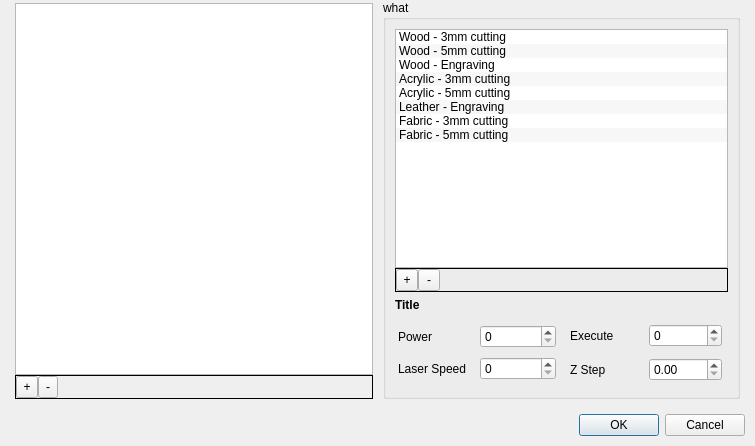
<?xml version="1.0" encoding="UTF-8"?>
<ui version="4.0">
 <class>PresetManager</class>
 <widget class="QDialog" name="PresetManager">
  <property name="geometry">
   <rect>
    <x>0</x>
    <y>0</y>
    <width>755</width>
    <height>446</height>
   </rect>
  </property>
  <property name="windowTitle">
   <string>Dialog</string>
  </property>
  <layout class="QVBoxLayout" name="verticalLayout">
   <property name="spacing">
    <number>10</number>
   </property>
   <property name="leftMargin">
    <number>10</number>
   </property>
   <property name="topMargin">
    <number>0</number>
   </property>
   <property name="rightMargin">
    <number>10</number>
   </property>
   <property name="bottomMargin">
    <number>10</number>
   </property>
   <item>
    <layout class="QHBoxLayout" name="presetManagerLayout">
     <property name="leftMargin">
      <number>5</number>
     </property>
     <property name="topMargin">
      <number>0</number>
     </property>
     <property name="rightMargin">
      <number>5</number>
     </property>
     <property name="bottomMargin">
      <number>5</number>
     </property>
     <item>
      <layout class="QVBoxLayout" name="verticalLayout_3">
       <property name="spacing">
        <number>0</number>
       </property>
       <property name="leftMargin">
        <number>0</number>
       </property>
       <property name="topMargin">
        <number>3</number>
       </property>
       <property name="bottomMargin">
        <number>0</number>
       </property>
       <item>
        <widget class="QListWidget" name="listWidget"/>
       </item>
       <item>
        <widget class="QFrame" name="paramSettingsListControl">
         <property name="minimumSize">
          <size>
           <width>0</width>
           <height>0</height>
          </size>
         </property>
         <property name="frameShape">
          <enum>QFrame::Panel</enum>
         </property>
         <layout class="QHBoxLayout" name="horizontalLayout_4">
          <property name="spacing">
           <number>0</number>
          </property>
          <property name="leftMargin">
           <number>0</number>
          </property>
          <property name="topMargin">
           <number>0</number>
          </property>
          <property name="rightMargin">
           <number>0</number>
          </property>
          <property name="bottomMargin">
           <number>0</number>
          </property>
          <item>
           <widget class="QToolButton" name="addParamSettingsBtn">
            <property name="sizePolicy">
             <sizepolicy hsizetype="Preferred" vsizetype="Preferred">
              <horstretch>0</horstretch>
              <verstretch>0</verstretch>
             </sizepolicy>
            </property>
            <property name="minimumSize">
             <size>
              <width>22</width>
              <height>22</height>
             </size>
            </property>
            <property name="text">
             <string>+</string>
            </property>
           </widget>
          </item>
          <item>
           <widget class="QToolButton" name="removeParamSettingsBtn">
            <property name="sizePolicy">
             <sizepolicy hsizetype="Preferred" vsizetype="Preferred">
              <horstretch>0</horstretch>
              <verstretch>0</verstretch>
             </sizepolicy>
            </property>
            <property name="minimumSize">
             <size>
              <width>20</width>
              <height>20</height>
             </size>
            </property>
            <property name="text">
             <string>-</string>
            </property>
           </widget>
          </item>
          <item>
           <spacer name="horizontalSpacer_2">
            <property name="orientation">
             <enum>Qt::Horizontal</enum>
            </property>
            <property name="sizeHint" stdset="0">
             <size>
              <width>305</width>
              <height>20</height>
             </size>
            </property>
           </spacer>
          </item>
         </layout>
        </widget>
       </item>
      </layout>
     </item>
     <item>
      <widget class="QGroupBox" name="groupBox">
       <property name="title">
        <string notr="true">what</string>
       </property>
       <property name="flat">
        <bool>false</bool>
       </property>
       <layout class="QVBoxLayout" name="verticalLayout_4" stretch="0,0,0">
        <property name="topMargin">
         <number>9</number>
        </property>
        <item>
         <widget class="QFrame" name="frame">
          <property name="frameShape">
           <enum>QFrame::NoFrame</enum>
          </property>
          <property name="frameShadow">
           <enum>QFrame::Raised</enum>
          </property>
          <layout class="QVBoxLayout" name="verticalLayout_2">
           <property name="spacing">
            <number>0</number>
           </property>
           <property name="leftMargin">
            <number>0</number>
           </property>
           <property name="topMargin">
            <number>0</number>
           </property>
           <property name="rightMargin">
            <number>0</number>
           </property>
           <property name="bottomMargin">
            <number>0</number>
           </property>
           <item>
            <widget class="QListWidget" name="enabledList">
             <property name="dragEnabled">
              <bool>true</bool>
             </property>
             <property name="dragDropOverwriteMode">
              <bool>false</bool>
             </property>
             <property name="dragDropMode">
              <enum>QAbstractItemView::DragDrop</enum>
             </property>
             <property name="defaultDropAction">
              <enum>Qt::MoveAction</enum>
             </property>
             <property name="alternatingRowColors">
              <bool>true</bool>
             </property>
             <property name="selectionMode">
              <enum>QAbstractItemView::SingleSelection</enum>
             </property>
             <property name="verticalScrollMode">
              <enum>QAbstractItemView::ScrollPerPixel</enum>
             </property>
             <property name="layoutMode">
              <enum>QListView::SinglePass</enum>
             </property>
             <property name="uniformItemSizes">
              <bool>false</bool>
             </property>
             <item>
              <property name="text">
               <string>Wood - 3mm cutting</string>
              </property>
              <property name="flags">
               <set>ItemIsSelectable|ItemIsEditable|ItemIsDragEnabled|ItemIsUserCheckable|ItemIsEnabled</set>
              </property>
             </item>
             <item>
              <property name="text">
               <string>Wood - 5mm cutting</string>
              </property>
              <property name="flags">
               <set>ItemIsSelectable|ItemIsEditable|ItemIsDragEnabled|ItemIsUserCheckable|ItemIsEnabled</set>
              </property>
             </item>
             <item>
              <property name="text">
               <string>Wood - Engraving</string>
              </property>
              <property name="flags">
               <set>ItemIsSelectable|ItemIsEditable|ItemIsDragEnabled|ItemIsUserCheckable|ItemIsEnabled</set>
              </property>
             </item>
             <item>
              <property name="text">
               <string>Acrylic - 3mm cutting</string>
              </property>
              <property name="flags">
               <set>ItemIsSelectable|ItemIsEditable|ItemIsDragEnabled|ItemIsUserCheckable|ItemIsEnabled</set>
              </property>
             </item>
             <item>
              <property name="text">
               <string>Acrylic - 5mm cutting</string>
              </property>
              <property name="flags">
               <set>ItemIsSelectable|ItemIsEditable|ItemIsDragEnabled|ItemIsUserCheckable|ItemIsEnabled</set>
              </property>
             </item>
             <item>
              <property name="text">
               <string>Leather - Engraving</string>
              </property>
              <property name="flags">
               <set>ItemIsSelectable|ItemIsEditable|ItemIsDragEnabled|ItemIsUserCheckable|ItemIsEnabled</set>
              </property>
             </item>
             <item>
              <property name="text">
               <string>Fabric - 3mm cutting</string>
              </property>
             </item>
             <item>
              <property name="text">
               <string>Fabric - 5mm cutting</string>
              </property>
             </item>
            </widget>
           </item>
           <item>
            <widget class="QFrame" name="paramControlBar">
             <property name="frameShape">
              <enum>QFrame::Panel</enum>
             </property>
             <layout class="QHBoxLayout" name="horizontalLayout">
              <property name="spacing">
               <number>0</number>
              </property>
              <property name="leftMargin">
               <number>0</number>
              </property>
              <property name="topMargin">
               <number>0</number>
              </property>
              <property name="rightMargin">
               <number>0</number>
              </property>
              <property name="bottomMargin">
               <number>0</number>
              </property>
              <item>
               <widget class="QToolButton" name="addParamBtn">
                <property name="sizePolicy">
                 <sizepolicy hsizetype="Preferred" vsizetype="Preferred">
                  <horstretch>0</horstretch>
                  <verstretch>0</verstretch>
                 </sizepolicy>
                </property>
                <property name="minimumSize">
                 <size>
                  <width>22</width>
                  <height>22</height>
                 </size>
                </property>
                <property name="text">
                 <string>+</string>
                </property>
               </widget>
              </item>
              <item>
               <widget class="QToolButton" name="removeParamBtn">
                <property name="sizePolicy">
                 <sizepolicy hsizetype="Preferred" vsizetype="Preferred">
                  <horstretch>0</horstretch>
                  <verstretch>0</verstretch>
                 </sizepolicy>
                </property>
                <property name="minimumSize">
                 <size>
                  <width>22</width>
                  <height>22</height>
                 </size>
                </property>
                <property name="text">
                 <string>-</string>
                </property>
               </widget>
              </item>
              <item>
               <spacer name="horizontalSpacer">
                <property name="orientation">
                 <enum>Qt::Horizontal</enum>
                </property>
                <property name="sizeHint" stdset="0">
                 <size>
                  <width>40</width>
                  <height>20</height>
                 </size>
                </property>
               </spacer>
              </item>
             </layout>
            </widget>
           </item>
          </layout>
         </widget>
        </item>
        <item>
         <widget class="QLabel" name="paramTitle">
          <property name="font">
           <font>
            <weight>75</weight>
            <bold>true</bold>
           </font>
          </property>
          <property name="text">
           <string>Title</string>
          </property>
         </widget>
        </item>
        <item>
         <layout class="QHBoxLayout" name="editor">
          <property name="spacing">
           <number>5</number>
          </property>
          <property name="leftMargin">
           <number>0</number>
          </property>
          <property name="topMargin">
           <number>0</number>
          </property>
          <property name="rightMargin">
           <number>0</number>
          </property>
          <property name="bottomMargin">
           <number>0</number>
          </property>
          <item>
           <layout class="QVBoxLayout" name="verticalLayout_7">
            <property name="leftMargin">
             <number>3</number>
            </property>
            <property name="topMargin">
             <number>3</number>
            </property>
            <property name="rightMargin">
             <number>3</number>
            </property>
            <property name="bottomMargin">
             <number>3</number>
            </property>
            <item>
             <layout class="QHBoxLayout" name="horizontalLayout_2">
              <item>
               <widget class="QLabel" name="label_4">
                <property name="text">
                 <string>Power</string>
                </property>
               </widget>
              </item>
              <item>
               <widget class="QSpinBox" name="power"/>
              </item>
             </layout>
            </item>
            <item>
             <layout class="QHBoxLayout" name="horizontalLayout_3">
              <item>
               <widget class="QLabel" name="label_5">
                <property name="text">
                 <string>Laser Speed</string>
                </property>
               </widget>
              </item>
              <item>
               <widget class="QSpinBox" name="speed"/>
              </item>
             </layout>
            </item>
           </layout>
          </item>
          <item>
           <layout class="QVBoxLayout" name="verticalLayout_6">
            <property name="leftMargin">
             <number>3</number>
            </property>
            <property name="topMargin">
             <number>3</number>
            </property>
            <property name="rightMargin">
             <number>3</number>
            </property>
            <property name="bottomMargin">
             <number>3</number>
            </property>
            <item>
             <layout class="QHBoxLayout" name="horizontalLayout_5">
              <property name="leftMargin">
               <number>3</number>
              </property>
              <property name="topMargin">
               <number>3</number>
              </property>
              <property name="rightMargin">
               <number>3</number>
              </property>
              <property name="bottomMargin">
               <number>3</number>
              </property>
              <item>
               <widget class="QLabel" name="label_6">
                <property name="text">
                 <string>Execute</string>
                </property>
               </widget>
              </item>
              <item>
               <widget class="QSpinBox" name="repeat"/>
              </item>
             </layout>
            </item>
            <item>
             <layout class="QHBoxLayout" name="horizontalLayout_6">
              <property name="leftMargin">
               <number>3</number>
              </property>
              <property name="topMargin">
               <number>3</number>
              </property>
              <property name="rightMargin">
               <number>3</number>
              </property>
              <property name="bottomMargin">
               <number>3</number>
              </property>
              <item>
               <widget class="QLabel" name="label_7">
                <property name="text">
                 <string>Z Step</string>
                </property>
               </widget>
              </item>
              <item>
               <widget class="QDoubleSpinBox" name="stepHeight"/>
              </item>
             </layout>
            </item>
           </layout>
          </item>
         </layout>
        </item>
       </layout>
      </widget>
     </item>
    </layout>
   </item>
   <item>
    <widget class="QDialogButtonBox" name="buttonBox">
     <property name="orientation">
      <enum>Qt::Horizontal</enum>
     </property>
     <property name="standardButtons">
      <set>QDialogButtonBox::Cancel|QDialogButtonBox::Ok</set>
     </property>
    </widget>
   </item>
  </layout>
 </widget>
 <resources/>
 <connections>
  <connection>
   <sender>buttonBox</sender>
   <signal>accepted()</signal>
   <receiver>PresetManager</receiver>
   <slot>accept()</slot>
   <hints>
    <hint type="sourcelabel">
     <x>248</x>
     <y>254</y>
    </hint>
    <hint type="destinationlabel">
     <x>157</x>
     <y>274</y>
    </hint>
   </hints>
  </connection>
  <connection>
   <sender>buttonBox</sender>
   <signal>rejected()</signal>
   <receiver>PresetManager</receiver>
   <slot>reject()</slot>
   <hints>
    <hint type="sourcelabel">
     <x>316</x>
     <y>260</y>
    </hint>
    <hint type="destinationlabel">
     <x>286</x>
     <y>274</y>
    </hint>
   </hints>
  </connection>
 </connections>
</ui>
